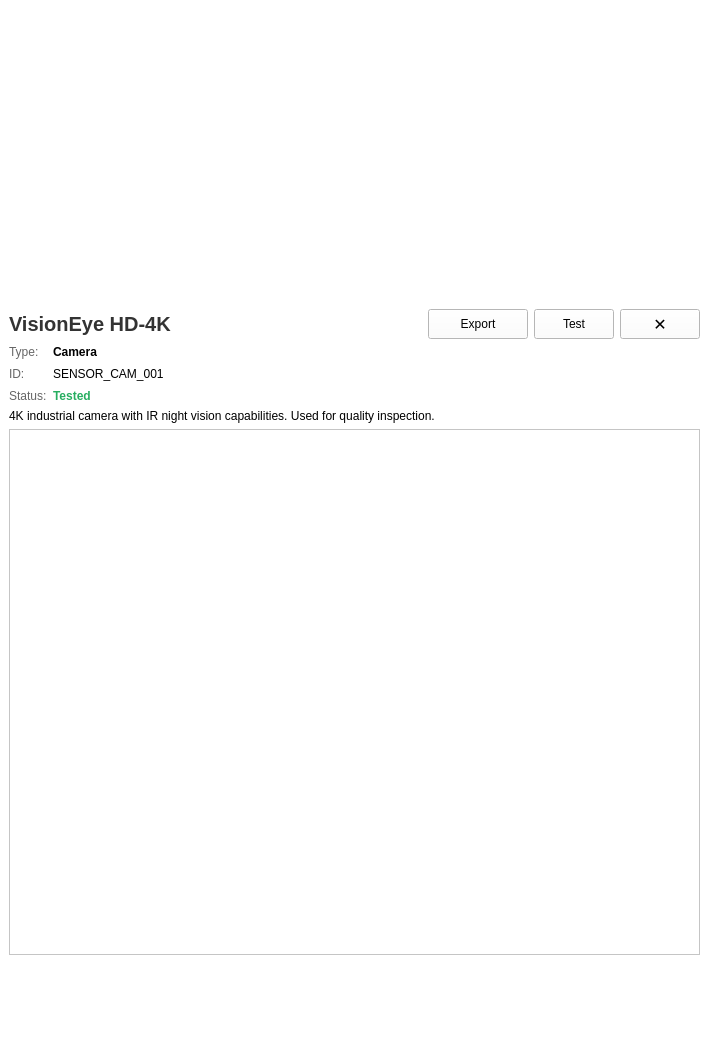
<?xml version="1.0" encoding="UTF-8"?>
<ui version="4.0">
 <class>wt_details</class>
 <widget class="QWidget" name="wt_details">
  <property name="geometry">
   <rect>
    <x>0</x>
    <y>0</y>
    <width>709</width>
    <height>1055</height>
   </rect>
  </property>
  <property name="minimumSize">
   <size>
    <width>700</width>
    <height>0</height>
   </size>
  </property>
  <property name="styleSheet">
   <string notr="true">background-color: white;</string>
  </property>
  <layout class="QVBoxLayout" name="verticalLayout">
   <property name="spacing">
    <number>0</number>
   </property>
   <property name="leftMargin">
    <number>0</number>
   </property>
   <property name="topMargin">
    <number>0</number>
   </property>
   <property name="rightMargin">
    <number>0</number>
   </property>
   <property name="bottomMargin">
    <number>0</number>
   </property>
   <item>
    <widget class="QLabel" name="image_label">
     <property name="minimumSize">
      <size>
       <width>0</width>
       <height>300</height>
      </size>
     </property>
     <property name="maximumSize">
      <size>
       <width>16777215</width>
       <height>300</height>
      </size>
     </property>
     <property name="styleSheet">
      <string notr="true"/>
     </property>
     <property name="text">
      <string/>
     </property>
     <property name="alignment">
      <set>Qt::AlignCenter</set>
     </property>
    </widget>
   </item>
   <item>
    <widget class="QWidget" name="widget" native="true">
     <property name="minimumSize">
      <size>
       <width>0</width>
       <height>100</height>
      </size>
     </property>
     <layout class="QVBoxLayout" name="verticalLayout_2">
      <property name="bottomMargin">
       <number>100</number>
      </property>
      <item>
       <layout class="QHBoxLayout" name="header_layout">
        <item>
         <widget class="QLabel" name="sensor_name">
          <property name="styleSheet">
           <string notr="true">font-size: 20px; font-weight: bold; color: #333333;</string>
          </property>
          <property name="text">
           <string>VisionEye HD-4K</string>
          </property>
         </widget>
        </item>
        <item>
         <spacer name="horizontalSpacer">
          <property name="orientation">
           <enum>Qt::Horizontal</enum>
          </property>
          <property name="sizeHint" stdset="0">
           <size>
            <width>40</width>
            <height>20</height>
           </size>
          </property>
         </spacer>
        </item>
        <item>
         <widget class="QPushButton" name="btn_export">
          <property name="minimumSize">
           <size>
            <width>100</width>
            <height>30</height>
           </size>
          </property>
          <property name="text">
           <string>Export</string>
          </property>
         </widget>
        </item>
        <item>
         <widget class="QPushButton" name="btn_new_test">
          <property name="minimumSize">
           <size>
            <width>0</width>
            <height>10</height>
           </size>
          </property>
          <property name="maximumSize">
           <size>
            <width>16777215</width>
            <height>30</height>
           </size>
          </property>
          <property name="text">
           <string>Test</string>
          </property>
         </widget>
        </item>
        <item>
         <widget class="QPushButton" name="btn_close_details">
          <property name="minimumSize">
           <size>
            <width>30</width>
            <height>30</height>
           </size>
          </property>
          <property name="styleSheet">
           <string notr="true">font-size: 16px;</string>
          </property>
          <property name="text">
           <string>✕</string>
          </property>
         </widget>
        </item>
       </layout>
      </item>
      <item>
       <layout class="QGridLayout" name="gridLayout" columnstretch="0,1">
        <property name="verticalSpacing">
         <number>8</number>
        </property>
        <item row="2" column="0">
         <widget class="QLabel" name="label_status">
          <property name="styleSheet">
           <string notr="true">color: #666666;</string>
          </property>
          <property name="text">
           <string>Status:</string>
          </property>
         </widget>
        </item>
        <item row="1" column="0">
         <widget class="QLabel" name="label_id">
          <property name="styleSheet">
           <string notr="true">color: #666666;</string>
          </property>
          <property name="text">
           <string>ID:</string>
          </property>
         </widget>
        </item>
        <item row="0" column="0">
         <widget class="QLabel" name="label_type">
          <property name="styleSheet">
           <string notr="true">color: #666666;</string>
          </property>
          <property name="text">
           <string>Type:</string>
          </property>
         </widget>
        </item>
        <item row="0" column="1">
         <widget class="QLabel" name="type_label">
          <property name="styleSheet">
           <string notr="true">font-weight: bold;</string>
          </property>
          <property name="text">
           <string>Camera</string>
          </property>
         </widget>
        </item>
        <item row="1" column="1">
         <widget class="QLabel" name="id_label">
          <property name="text">
           <string>SENSOR_CAM_001</string>
          </property>
         </widget>
        </item>
        <item row="2" column="1">
         <widget class="QLabel" name="status_label">
          <property name="styleSheet">
           <string notr="true">color: #27ae60; font-weight: bold;</string>
          </property>
          <property name="text">
           <string>Tested</string>
          </property>
         </widget>
        </item>
       </layout>
      </item>
      <item>
       <widget class="QLabel" name="description_label">
        <property name="text">
         <string>4K industrial camera with IR night vision capabilities. Used for quality inspection.</string>
        </property>
        <property name="wordWrap">
         <bool>true</bool>
        </property>
       </widget>
      </item>
      <item>
       <widget class="QListWidget" name="list_tests">
        <property name="minimumSize">
         <size>
          <width>0</width>
          <height>250</height>
         </size>
        </property>
        <property name="styleSheet">
         <string notr="true">            QListWidget::item { padding: 12px; border-bottom: 1px solid #eee; }
            QListWidget::item:selected { background-color: #e3f2fd; }
         </string>
        </property>
       </widget>
      </item>
     </layout>
    </widget>
   </item>
  </layout>
 </widget>
 <resources/>
 <connections/>
</ui>
